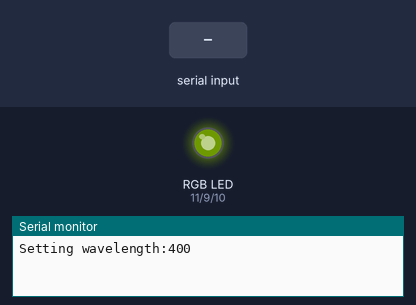
The sketch below on a simulated Arduino Uno, built with avr-gcc and run on an emulated ATmega328P. Parts: an RGB LED mixed from three pins (HIGH = lit), the last lines printed to the serial monitor. Inputs (shaded band) come from the test bench. Dim RGB values are drawn brighter than linear.

Above: at 2.2 s.
2.3 s: "(90u,45u)\n" received over the second serial link
At 3.8 s:
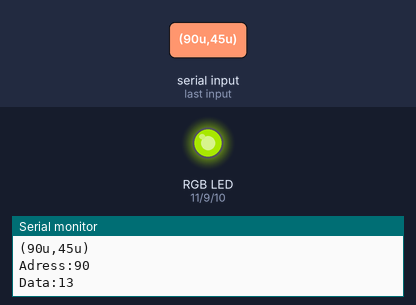
5.3 s: "(" received over Serial
8.3 s: ")" received over Serial
At 9.08 s:
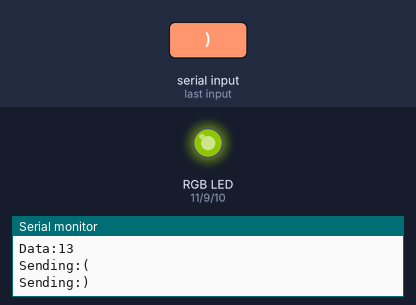
11.3 s: "90,45\n" received over Serial
Timing chart, 0 to 15.3 s (numbered marks = the images above; inputs shaded):
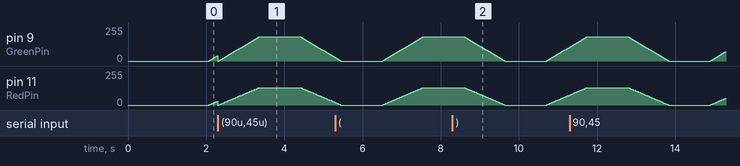

The sketch:

GlitzDuino.ino
```cpp
#include <SoftwareSerial.h>

SoftwareSerial mySerial(2, 3); // RX, TX

char myChar;
int RedPin=11;
int BluePin=10;
int GreenPin=9;
void setup()
{
    Serial.begin(9600);

    //mySerial.begin(38400);
    //mySerial.begin(9600);
    //Set here your BLE module baud rate, default of HC0-6 is 9600, I used 1200.
    mySerial.begin(1200);
    mySerial.print("AT");//just check OK recieved if we are in CMD mode
    delay(1000);
    //write full spectrum flicker.
     analogWrite(9,255);
     analogWrite(10,255);
     analogWrite(11,255);
}


String serial_cmd;
String cmd;

//the current wavelength, in nm
int current_wavelength=0;
//the wavelength we want to change to
int requested_wavelength=400;
//led parameters.
//mode is fade in and out in normal mode and then flicker upon like level update.
//the time to stay on after fade in
int on_time=1000;
//the time to stay off after fade out
int off_time=1000;
//the dimming pace
int dim_length=1000;
//the arduino step loop, affects fade resolution (smoothness)
int step_length=20;
//flicker length - on time
int flicker_on_time=50;
//flicker length - off time
int flicker_off_time=50;
//flicker count upon like level update
int flicker_count=3;
//just counter on current state time
int current_state_time=0;
typedef enum {IDLE, START, END} cmd_recieve_state;
cmd_recieve_state current_state = IDLE;
typedef enum {OFF, FADEIN, ON,FADEOUT} led_state;
led_state current_led_state = OFF;
typedef enum {SET_LIKE=5,SET_ON_TIME,SET_OFF_TIME,SET_DIM_TIME,SET_FLICKER_ON_TIME,SET_FLICKER_OFF_TIME,SET_FLICKER_COUNT} virtual_BLE_characteristic;
//process the commands as they are dewlivered through strings, real glitz will have custom BLE profile, now mimic BLE characteristics using virtual address/data
bool process_cmd(uint8_t  address,uint8_t  data)
{
   switch (address)
      {

        case SET_ON_TIME:
          on_time=data*100;
          break;
        case SET_OFF_TIME:
          off_time=data*100;
          break;
        case SET_DIM_TIME:
          dim_length=data*100;
          break;
        case SET_FLICKER_ON_TIME:
          flicker_on_time=data*10;
          break;
        case SET_FLICKER_OFF_TIME:
          flicker_off_time=data*10;
          break;
        case SET_FLICKER_COUNT://like level update
          flicker_count=data;
          break;
        case SET_LIKE:
          double likefactor=(double)data/100;
          if (likefactor>1)
            likefactor=1;
          if (likefactor<0)
            likefactor=0;
         requested_wavelength=380+ (645-380)* likefactor;
         int new_rgb[3];
          waveLengthToRGB(requested_wavelength,new_rgb);
          for (int i=0;i<flicker_count;++i)
          {
            analogWrite(RedPin,0);
            analogWrite(BluePin,0);
            analogWrite(GreenPin,0);
            delay(flicker_off_time);
            analogWrite(RedPin,new_rgb[0]);
            analogWrite(BluePin,new_rgb[1]);
            analogWrite(GreenPin,new_rgb[2]);
            delay(flicker_on_time);
          }
          break;

      }
      //turn led off and update state for immidiet fadin
      analogWrite(RedPin,0);
      analogWrite(BluePin,0);
      analogWrite(GreenPin,0);
      current_led_state=FADEIN;
      current_state_time=0;
}
void loop() // run over and over
{
    //just for printing
    if (current_wavelength!=requested_wavelength)
    {

      current_wavelength=requested_wavelength;
      Serial.print("Setting wavelength:");
      Serial.println(requested_wavelength);

    }
    //read anny data coming from the bluetooth-expect string in the form "(address,data)"
    while ( mySerial.available() )
    {

        myChar = mySerial.read();

        if (current_state == IDLE&&myChar=='(') //update command state to commnd is starting
        {
          current_state = START;
        }
        if (current_state == START)
        {
          cmd+=myChar;
          if (myChar==')') //command has ended
            current_state = END ;
        }
        //Serial.print(myChar);


    }
    //process incoing command
    if (current_state == END)
    {
      char charBuf[50];
      cmd.toCharArray(charBuf, 50);
      uint8_t  address;
      uint8_t data;
      Serial.println(cmd);
      sscanf(charBuf, "(%hhu,%hhu)", &address, &data);
      cmd="";
       Serial.print ("Adress:");
       Serial.println(address);
       Serial.print ("Data:");
       Serial.println(data);
       //once uint extracted handle the address/data
       process_cmd(address,data);
      current_state = IDLE;
    }
    //debugger, for recieving commands to BLE from Arduino terminal
    while ( Serial.available() )
    {
        myChar = Serial.read();
        serial_cmd+=myChar;

    }
    if (serial_cmd!="")
    {
      Serial.println("Sending:"+serial_cmd);
      serial_cmd="";
    }
    //handle led state, factor is used to do the fade effect
    double factor=1;
    int rgb[3];
    //convert wavelength to rgb values
    waveLengthToRGB(current_wavelength,rgb);
    //now handle led state according to clock and settings.
    if (current_led_state==OFF)
    {
        if (current_state_time>=off_time)
        {
          current_led_state=FADEIN;
          current_state_time=0;
        }
        factor=0;
    }
    if (current_led_state==FADEIN)
    {
        if (current_state_time>=dim_length)
        {
          current_led_state=ON;
          current_state_time=0;
        }
        else
          factor=(double)current_state_time/dim_length;
    }
    if (current_led_state==ON)
    {
        if (current_state_time>=on_time)
        {
          current_led_state=FADEOUT;
          current_state_time=0;
        }
        else
          factor=1;
    }
    if (current_led_state==FADEOUT)
    {
        if (current_state_time>=off_time)
        {
          current_led_state=OFF;
          current_state_time=0;
          factor=0;
        }
        else
          factor=(double)(dim_length-current_state_time)/dim_length;
    }
    //write the actual pwm values
    analogWrite(RedPin,factor*rgb[0]);
    analogWrite(BluePin,factor*rgb[1]);
    analogWrite(GreenPin,factor*rgb[2]);
    /*Serial.print("Setting RGB:");
    Serial.print(rgb[0]);
    Serial.print(rgb[1]);
    Serial.println(rgb[2]);
    Serial.print("Cycle time:");
    Serial.println(current_state_time);
    Serial.print("Factor:");
    Serial.println(factor);*/
    //tick tock
    delay(step_length);
    current_state_time+=step_length;

    //mySerial.print("AT");
}


double Gamma = 0.80;
double IntensityMax = 255;

/** Taken from Earl F. Glynn's web page:
* <a href="http://www.efg2.com/Lab/ScienceAndEngineering/Spectra.htm">Spectra Lab Report</a>
* */
void waveLengthToRGB(double Wavelength,int* rgb){
    double factor;
    double Red,Green,Blue;

    if((Wavelength >= 380) && (Wavelength<440)){
        Red = -(Wavelength - 440) / (440 - 380);
        Green = 0.0;
        Blue = 1.0;
    }else if((Wavelength >= 440) && (Wavelength<490)){
        Red = 0.0;
        Green = (Wavelength - 440) / (490 - 440);
        Blue = 1.0;
    }else if((Wavelength >= 490) && (Wavelength<510)){
        Red = 0.0;
        Green = 1.0;
        Blue = -(Wavelength - 510) / (510 - 490);
    }else if((Wavelength >= 510) && (Wavelength<580)){
        Red = (Wavelength - 510) / (580 - 510);
        Green = 1.0;
        Blue = 0.0;
    }else if((Wavelength >= 580) && (Wavelength<645)){
        Red = 1.0;
        Green = -(Wavelength - 645) / (645 - 580);
        Blue = 0.0;
    }else if((Wavelength >= 645) && (Wavelength<781)){
        Red = 1.0;
        Green = 0.0;
        Blue = 0.0;
    }else{
        Red = 0.0;
        Green = 0.0;
        Blue = 0.0;
    };

    // Let the intensity fall off near the vision limits

    if((Wavelength >= 380) && (Wavelength<420)){
        factor = 0.3 + 0.7*(Wavelength - 380) / (420 - 380);
    }else if((Wavelength >= 420) && (Wavelength<701)){
        factor = 1.0;
    }else if((Wavelength >= 701) && (Wavelength<781)){
        factor = 0.3 + 0.7*(780 - Wavelength) / (780 - 700);
    }else{
        factor = 0.0;
    };


    // Don't want 0^x = 1 for x <> 0
    rgb[0] = Red==0.0 ? 0 : (int) round(IntensityMax * pow(Red * factor, Gamma));
    rgb[1] = Green==0.0 ? 0 : (int) round(IntensityMax * pow(Green * factor, Gamma));
    rgb[2] = Blue==0.0 ? 0 : (int) round(IntensityMax * pow(Blue * factor, Gamma));

}
```
